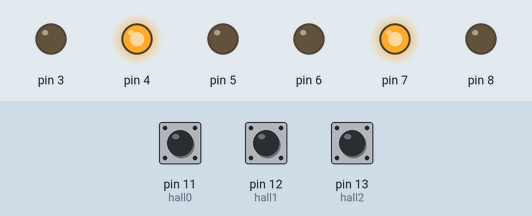
Simulated run of this sketch. Board: Arduino Uno, built with avr-gcc and run on an emulated ATmega328P. On the bench: output pins drawn as LEDs (lit = HIGH). The inputs (shaded band) are chosen by the test bench; at power-on: pin 11 (hall0) HIGH, pin 12 (hall1) HIGH, pin 13 (hall2) HIGH. What the sketch prints to the serial monitor is not drawn.

Above: at 1.2 s.
1.3 s: pin 11 (hall0) pulled LOW for 0.15 s
At 1.37 s:
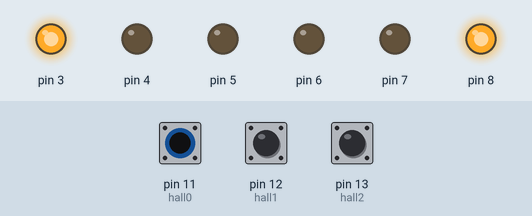
2.9 s: pin 12 (hall1) pulled LOW for 0.15 s
At 2.97 s:
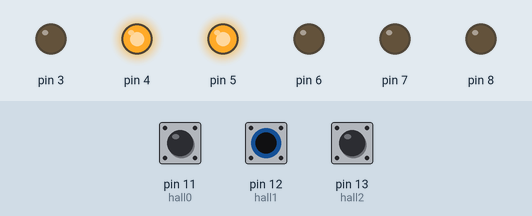
4.5 s: pin 13 (hall2) pulled LOW for 0.15 s
At 4.57 s:
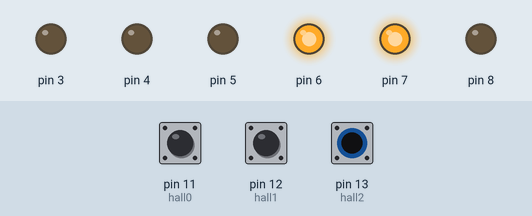
6.1 s: pin 13 (hall2) pulled LOW for 3.2 s
At 10.3 s:
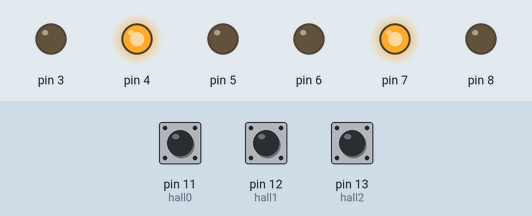
10.8 s: pin 11 (hall0) pulled LOW for 3.2 s
At 11.3 s:
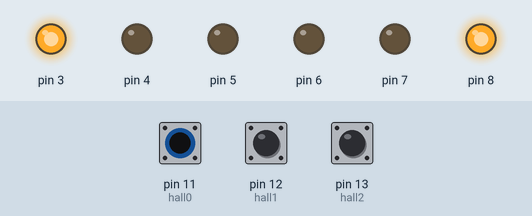
15.5 s: pin 11 (hall0) driven LOW and pin 12 (hall1) driven LOW
At 16.2 s:
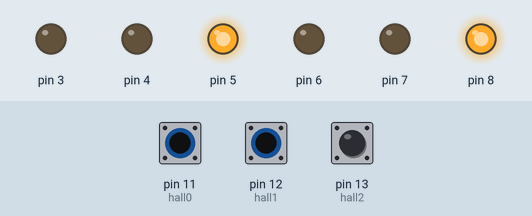
Timing chart, 0 to 18.0 s (numbered marks = the images above; inputs shaded):
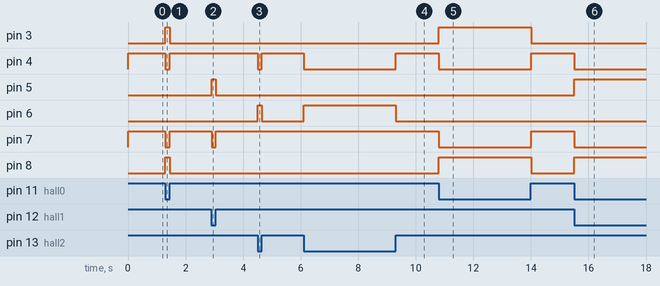

Measured:
- after the input at 1.3 s, pin 3, pin 8: LOW → HIGH at once, → LOW 0.15 s later; pin 4, pin 7: HIGH → LOW at once, → HIGH 0.15 s later
- after the input at 2.9 s, pin 5: LOW → HIGH at once, → LOW 0.15 s later; pin 7: HIGH → LOW at once, → HIGH 0.15 s later
- after the input at 4.5 s, pin 4: HIGH → LOW at once, → HIGH 0.15 s later; pin 6: LOW → HIGH at once, → LOW 0.15 s later
- after the input at 6.1 s, pin 4: HIGH → LOW at once, → HIGH 3.2 s later; pin 6: LOW → HIGH at once, → LOW 3.2 s later
- after the input at 10.8 s, pin 3, pin 8: LOW → HIGH at once, → LOW 3.2 s later; pin 4, pin 7: HIGH → LOW at once, → HIGH 3.2 s later
- after the input at 15.5 s, pin 4, pin 7: HIGH → LOW at once; pin 5, pin 8: LOW → HIGH at once

The sketch:

sketch_oct18a.ino
```cpp
int32_t frequency = 20000; //pwm frequency in Hz
unsigned int n = 0, timer2_initial_value, s = 0;
  int hall0 = 11;
  int hall1 = 12;
  int hall2 = 13 ;

void setup(){
  //bool success = SetPinFrequencySafe(9, frequency);


  Serial.begin(9600);
  pinMode(3, OUTPUT);
  pinMode(4, OUTPUT);
  pinMode(5, OUTPUT);
  pinMode(6, OUTPUT);
  pinMode(7, OUTPUT);
  pinMode(8, OUTPUT);
  pinMode(hall0, INPUT_PULLUP);
  pinMode(hall1, INPUT_PULLUP);
  pinMode(hall2, INPUT_PULLUP);

}
int fwd(/*int hall1,int hall2, int hall0*/){
  while(1){
if (digitalRead(hall2)==1){
    if (digitalRead(hall1)==0){
      if (digitalRead(hall0)==1){
        digitalWrite(8,0);digitalWrite(7,0);digitalWrite(6,0);
        digitalWrite(5,1);digitalWrite(4,1);digitalWrite(3,0);}
      else {
        digitalWrite(8,1);digitalWrite(7,0);digitalWrite(6,0);
        digitalWrite(5,1);digitalWrite(4,0);digitalWrite(3,0);}}

     if (digitalRead(hall1)==1){
      if (digitalRead(hall0)==0){
        digitalWrite(8,1);digitalWrite(7,0);digitalWrite(6,0);
        digitalWrite(5,0);digitalWrite(4,0);digitalWrite(3,1);}}}


 if (digitalRead(hall2)==0){
    if (digitalRead(hall1)==1){
      if (digitalRead(hall0)==0){
        digitalWrite(8,0);digitalWrite(7,0);digitalWrite(6,1);
        digitalWrite(5,0);digitalWrite(4,0);digitalWrite(3,1);}
      else {
        digitalWrite(8,0);digitalWrite(7,1);digitalWrite(6,1);
        digitalWrite(5,0);digitalWrite(4,0);digitalWrite(3,0);}}

     if (digitalRead(hall1)==0){
      if (digitalRead(hall0)==1){
        digitalWrite(8,0);digitalWrite(7,1);digitalWrite(6,0);
        digitalWrite(5,0);digitalWrite(4,1);digitalWrite(3,0);}}}
 if(digitalRead(hall2)==1){
  if(digitalRead(hall1)==1){
    if(digitalRead(hall0)==1){
       digitalWrite(8,0);digitalWrite(7,1);digitalWrite(6,0);
        digitalWrite(5,0);digitalWrite(4,1);digitalWrite(3,0);
    }
  }
 }
   Serial.print(digitalRead(hall0));
  Serial.print(digitalRead(hall1));
  Serial.println(digitalRead(hall2));
}
}

 int bwd(){
   while(1){
if (digitalRead(2)==1){
    if (digitalRead(1)==0){
      if (digitalRead(0)==1){
        digitalWrite(8,0);digitalWrite(7,0);digitalWrite(6,1);
        digitalWrite(5,0);digitalWrite(4,0);digitalWrite(3,1);}
      else {
        digitalWrite(8,0);digitalWrite(7,1);digitalWrite(6,1);
        digitalWrite(5,0);digitalWrite(4,0);digitalWrite(3,0);}}

     if (digitalRead(1)==1){
      if (digitalRead(0)==0){
        digitalWrite(8,0);digitalWrite(7,1);digitalWrite(6,0);
        digitalWrite(5,0);digitalWrite(4,1);digitalWrite(3,0);}}}


 if (digitalRead(2)==0){
    if (digitalRead(1)==1){
      if (digitalRead(0)==0){
        digitalWrite(8,0);digitalWrite(7,0);digitalWrite(6,0);
        digitalWrite(5,1);digitalWrite(4,1);digitalWrite(3,0);}
      else {
        digitalWrite(8,1);digitalWrite(7,0);digitalWrite(6,0);
        digitalWrite(5,1);digitalWrite(4,0);digitalWrite(3,0);}}

     if (digitalRead(1)==0){
      if (digitalRead(0)==1){
        digitalWrite(8,1);digitalWrite(7,0);digitalWrite(6,0);
        digitalWrite(5,0);digitalWrite(4,0);digitalWrite(3,1);}}}
   if (digitalRead(12)==0) break;}
}

void loop(){
  //digitalWrite(13, LOW);
  //pwmWrite(9,s);
  digitalWrite(8,0);digitalWrite(7,0);digitalWrite(6,0);
  digitalWrite(5,0);digitalWrite(4,0);digitalWrite(3,0);
  fwd();
//  fwd(1,0,0);
//  fwd(0,1,0);
//  fwd(0,0,1);
  Serial.print(digitalRead(hall0));
  Serial.print(digitalRead(hall1));
  Serial.println(digitalRead(hall2));
  delay(100);

}
```
